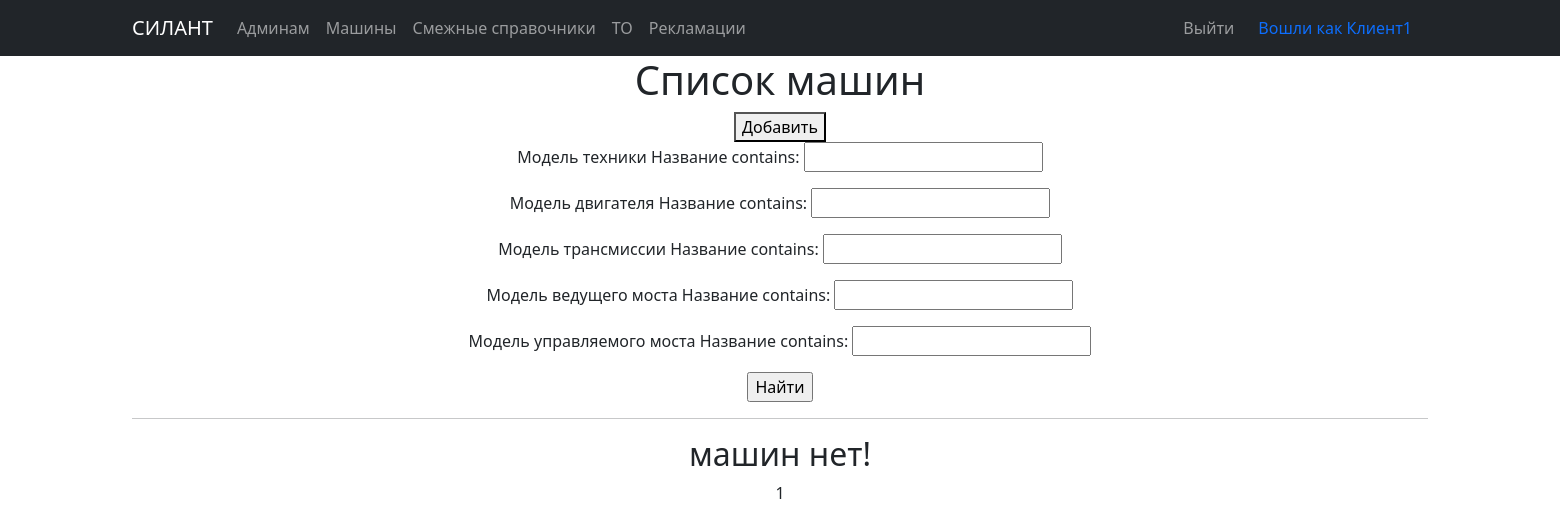
Page /cars/ (signed in) on the earlier database version.
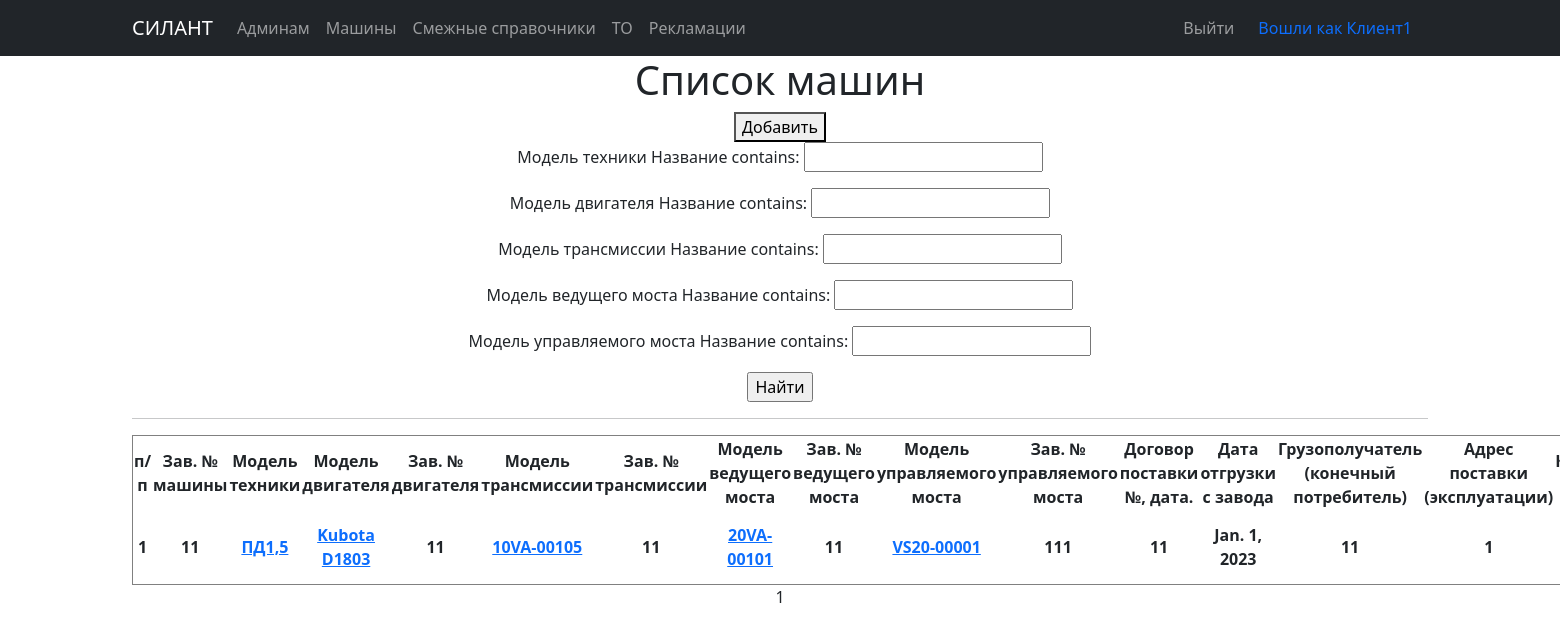
Same page on the later database version.
### silant/models.py (models this page shows, shortened)
class Car(models.Model):
    serial_number = models.TextField(max_length=30, unique=True, db_index=True, verbose_name='Зав. № машины')
    technique_model = models.ForeignKey(Technique_model, on_delete=models.CASCADE, db_index=True, verbose_name='Модель техники')
    engine_model = models.ForeignKey(Engine_model, on_delete=models.CASCADE, db_index=True, verbose_name='Модель двигателя')
    engine_number = models.TextField(max_length=30, verbose_name='Зав. № двигателя')
    transmission_model = models.ForeignKey(Transmission_model, on_delete=models.CASCADE, db_index=True, verbose_name='Модель трансмиссии')
    transmission_number = models.TextField(max_length=50, verbose_name='Зав. № трансмиссии')
    drive_axle_model = models.ForeignKey(Drive_axle_model, on_delete=models.CASCADE, db_index=True, verbose_name='Модель ведущего моста')
    drive_axle_number = models.TextField(max_length=50, verbose_name='Зав. № ведущего моста')
    steerable_axle_model = models.ForeignKey(Steerable_axle_model, on_delete=models.CASCADE, db_index=True, verbose_name='Модель управляемого моста')
    steerable_axle_number = models.TextField(max_length=50, verbose_name='Зав. № управляемого моста')
    supply_contract = models.TextField(max_length=50, blank=True, verbose_name='Договор поставки №, дата.')
    shipping_date = models.DateField(db_index=True, verbose_name='Дата отгрузки с завода')
    consignee = models.TextField(max_length=50, blank=True, verbose_name='Грузополучатель (конечный потребитель)')
    delivery_address = models.TextField(max_length=150, blank=True, verbose_name='Адрес поставки (эксплуатации)')
    equipment = models.TextField(max_length=150, blank=True, verbose_name='Комплектация (доп. опции)')
    client = models.ForeignKey(User, on_delete=models.CASCADE, null=True, blank=True, verbose_name='Клиент')
    service_company = models.ForeignKey(Service_company, on_delete=models.CASCADE, blank=True, verbose_name='Сервисная организация')
    class Meta:
        verbose_name = 'Машины'
        verbose_name_plural = 'Машины'
        ordering = ['shipping_date']
        permissions = ( #Право для просмотра списка машин других пользователей
            ('view_car_noclient', 'Can view no client'),
        )

class Base_dictionary(models.Model):
    name = models.TextField(unique=True, verbose_name='Название')
    description = models.TextField(blank=True, verbose_name='Описание')
    class Meta:
        abstract = True
    def __str__(self):
        return f'{self.name}'

class Technique_model(Base_dictionary):
    class Meta:
        verbose_name = 'Модель техники'
        verbose_name_plural = 'Модели техники'

class Engine_model(Base_dictionary):
    class Meta:
        verbose_name = 'Модель двигателя'
        verbose_name_plural = 'Модели двигателя'

class Transmission_model(Base_dictionary):
    class Meta:
        verbose_name = 'Модель трансмиссии'
        verbose_name_plural = 'Модели трансмиссии'

class Drive_axle_model(Base_dictionary):
    class Meta:
        verbose_name = 'Модель ведущего моста'
        verbose_name_plural = 'Модели ведущего моста'

class Steerable_axle_model(Base_dictionary):
    class Meta:
        verbose_name = 'Модель управляемого моста'
        verbose_name_plural = 'Модели управляемого моста'

### silant/views.py (the view)
# urls.py: path('', CarList.as_view()),
class CarList(ListView): #Общий список машин
    model = Car
    ordering = 'shipping_date'
    template_name = 'cars.html'
    context_object_name = 'cars'
    paginate_by = 10
    def get_queryset(self):
        queryset = super().get_queryset()
        if self.request.user.is_authenticated:
            if self.request.user.has_perm('silant.view_car_noclient') == False: # авторизованный пользователь не имеет право просмотра всех записей машин
                queryset = Car.objects.filter(client=self.request.user)
            self.filterset = CarFilter(self.request.GET, queryset)
        else:
            if not bool(self.request.GET):
                queryset = Car.objects.none()
            self.filterset = CarFilterNoAut(self.request.GET, queryset)
        return self.filterset.qs
    def get_context_data(self, **kwargs):
        context = super().get_context_data(**kwargs)
        context['filterset'] = self.filterset
        return context

### templates/Cars.html (shortened to what this page needs)
{% extends 'flatpages/default.html' %}
{% block content %}
    <h1>Список машин</h1>
    {% if user.is_authenticated %}
        <button onclick=location.href="/cars/create"> Добавить</button>
    {% endif %}
    <form action="" method="get">
            {{ filterset.form.as_p }}
            <input type="submit" value="Найти" />
        </form>
    <hr>
    {% if cars %}
        <table border="1" style="text-align:center">
           <tr>
                <td><b>п/п</b></td>
                <td><b>Зав. № машины</b></td>
                <td><b>Модель техники</b></td>
                <td><b>Модель двигателя</b></td>
                <td><b>Зав. № двигателя</b></td>
                <td><b>Модель трансмиссии</b></td>
                <td><b>Зав. № трансмиссии</b></td>
                <td><b>Модель ведущего моста</b></td>
                <td><b>Зав. № ведущего моста</b></td>
                <td><b>Модель управляемого моста</b></td>
                <td><b>Зав. № управляемого моста</b></td>
                {% if user.is_authenticated %}
                    <td><b>Договор поставки №, дата.</b></td>
                    <td><b>Дата отгрузки с завода</b></td>
                    <td><b>Грузополучатель (конечный потребитель)</b></td>
                    <td><b>Адрес поставки (эксплуатации)</b></td>
                    <td><b>Комплектация (доп. опции)</b></td>
                {% endif %}
           </tr>
           {% for car in cars %}
           <tr>
                <td><b>{{ car.id }}</b></td>
                <td><b>{{ car.serial_number }}</b></td>
                <td><b><a href="dictionary/techniqueModel/{{car.technique_model.id}}/">{{ car.technique_model }}</a></b></td>
                <td><b><a href="dictionary/engineModel/{{car.engine_model.id}}/">{{ car.engine_model }}</a></b></td>
                <td><b>{{ car.engine_number }}</b></td>
                <td><b><a href="dictionary/transmissionModel/{{car.transmission_model.id}}/">{{ car.transmission_model }}</a></b></td>
                <td><b>{{ car.transmission_number }}</b></td>
                <td><b><a href="dictionary/driveAxleModel/{{car.drive_axle_model.id}}/">{{ car.drive_axle_model }}</a></b></td>
                <td><b>{{ car.drive_axle_number }}</b></td>
                <td><b><a href="dictionary/steerableAxleModel/{{car.steerable_axle_model.id}}/">{{ car.steerable_axle_model }}</a></b></td>
                <td><b>{{ car.steerable_axle_number }}</b></td>
                {% if user.is_authenticated %}
                    <td><b>{{ car.supply_contract }}</b></td>
                    <td><b>{{ car.shipping_date }}</b></td>
                    <td><b>{{ car.consignee }}</b></td>
                    <td><b>{{ car.delivery_address }}</b></td>
                    <td><b>{{ car.equipment }}</b></td>
                {% endif %}
           </tr>
           {% endfor %}
        </table>
    {% else %}
        <h2>машин нет!</h2>
    {% endif %}
    {{ page_obj.number }}
{% endblock content %}

Differences in the rows shown:
now on this page (row edited): Car: id "1", serial_number "11", technique_model "ПД1,5", engine_model "Kubota D1803", engine_number "11", transmission_model "10VA-00105", transmission_number "11", drive_axle_model "20VA-00101", drive_axle_number "11", steerable_axle_model "VS20-00001", steerable_axle_number "111", supply_contract "11", shipping_date "Jan. 1, 2023", consignee "11", delivery_address "1"
Other differences:
text no longer shown: "машин нет!"
text now shown: "п/п Зав. № машины Модель техники Модель двигателя Зав. № двигателя Модель трансмиссии Зав. № трансмиссии Модель ведущего моста Зав. № ведущего моста Модель управляемого моста Зав. № управляемого моста Договор поставки №, дата. Дата отгрузки с завода Грузополучатель (конечный потребитель) Адрес поставки (эксплуатации)"
